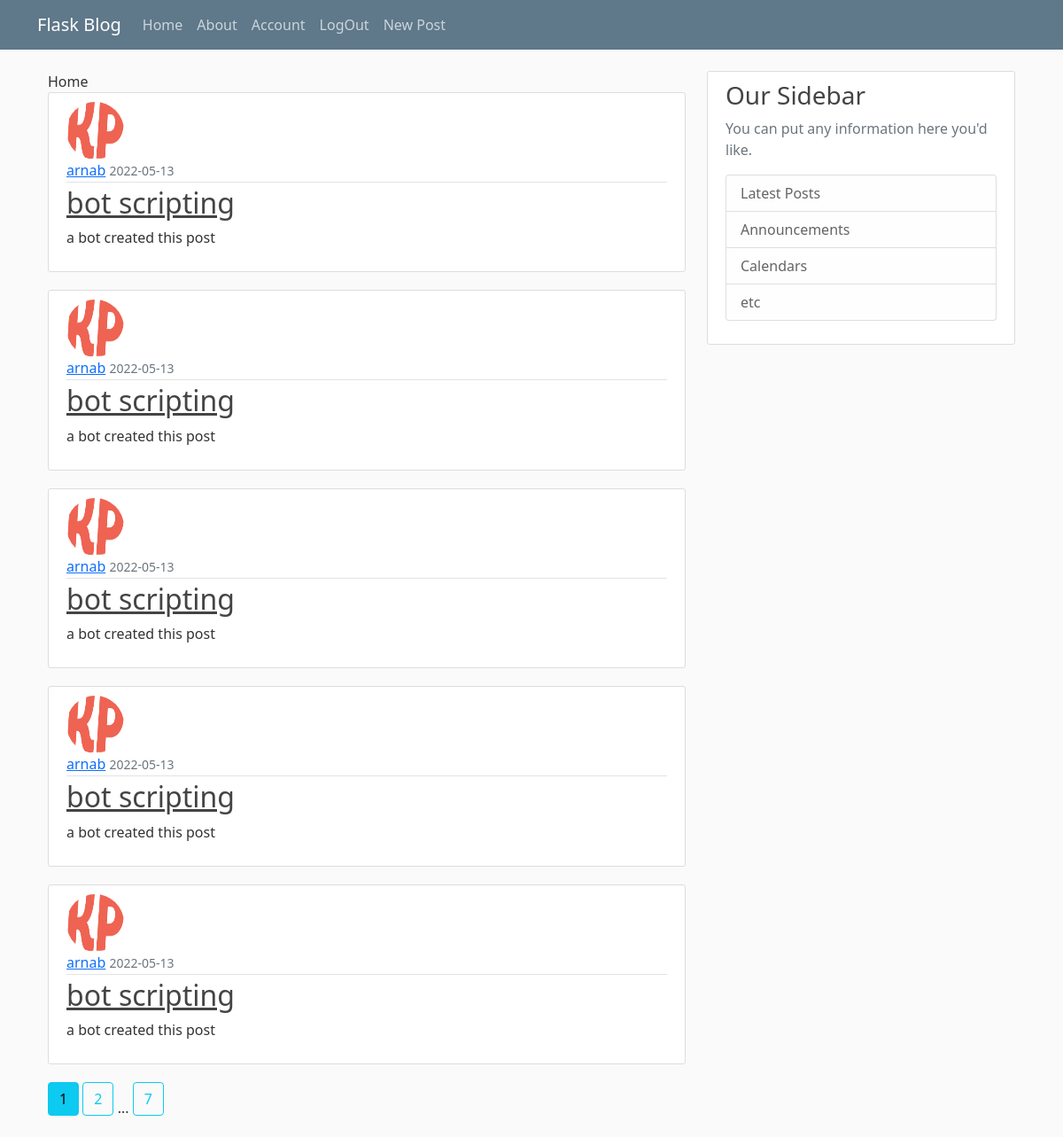
/ (signed in), run on an earlier commit of the app's database.
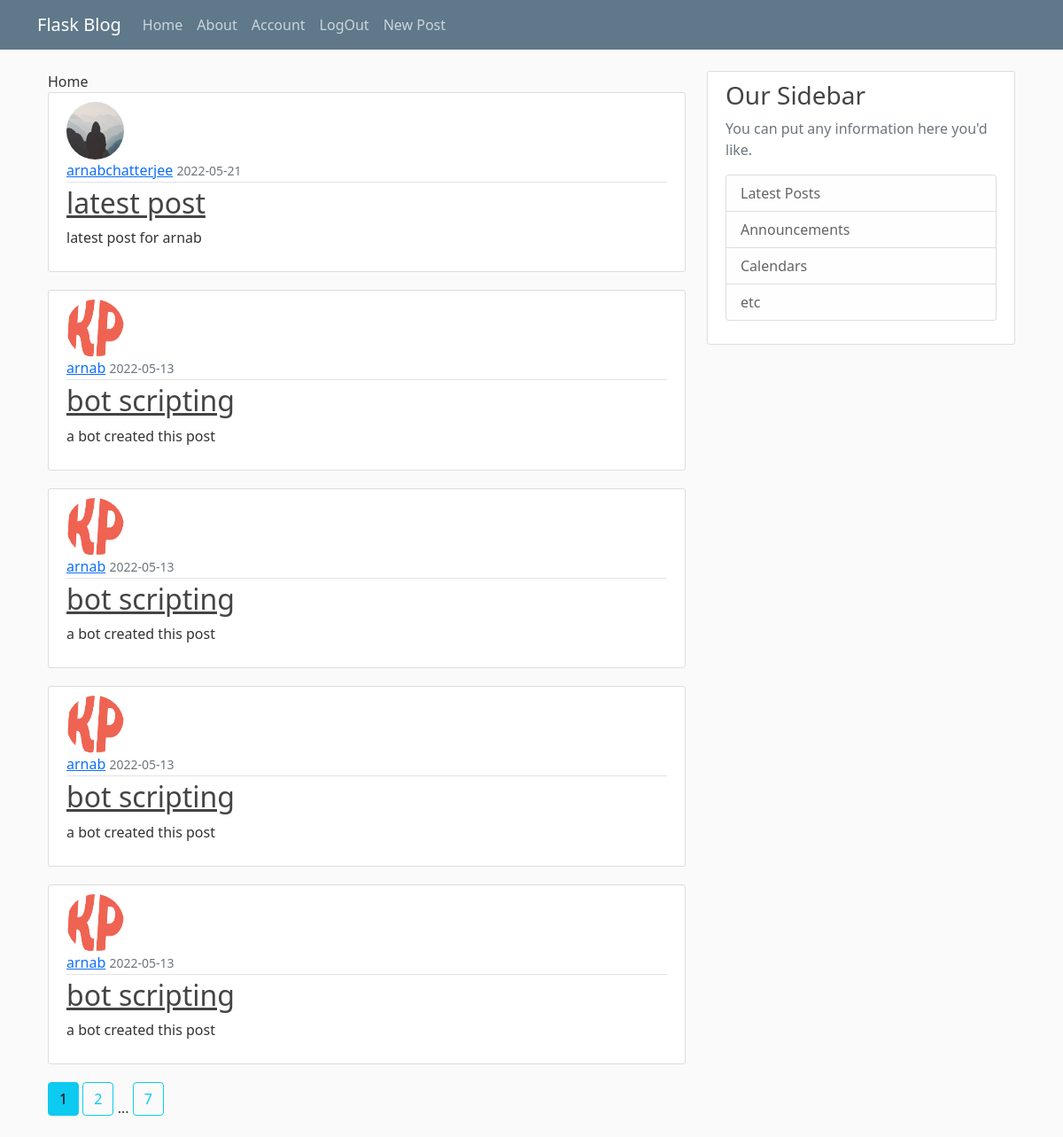
And on a later commit of the database.
### blog/models.py (models this page shows, shortened)
class Post(db.Model , UserMixin):
    id = db.Column(db.Integer , primary_key=True)
    title = db.Column(db.String(120),nullable=False)
    date_posted = db.Column(db.DateTime,nullable=False,default=datetime.utcnow)
    content = db.Column(db.Text,nullable=False)
    user_id = db.Column(db.Integer,db.ForeignKey("user.id"),nullable=False)

class User(db.Model , UserMixin):
    id = db.Column(db.Integer , primary_key=True)
    username = db.Column(db.String(20),unique=True,nullable=False)
    email = db.Column(db.String(20),unique=True,nullable=False)
    image_file = db.Column(db.String(20),nullable=False , default="default.jpg") # not unique as all of them will have default image
    password = db.Column(db.String(60),nullable=False)
    posts = db.relationship("Post",backref="author",lazy=True)

### blog/routes.py (the view)
@app.route("/")
@login_required
def home():
    page = request.args.get("page",default=1 , type=int)
    number_of_posts_per_page = 5
    posts = Post.query.order_by(Post.date_posted.desc()).paginate(page=page,per_page=number_of_posts_per_page)
    return render_template("home.html",post = posts)

### blog/models.py (called while the page is built)
@login_manager.user_loader
def load_user(user_id):
    return User.query.get(int(user_id)) #getting user by id

### blog/templates/home.html
{% extends 'layout.html' %}
{% block body %}
Home
{% for post in post.items %}
<article class="media content-section">
  <img class="rounded-circle article-img" src="{{ url_for('static', filename= post.author.image_file ) }}" alt="">
    <div class="media-body">
      <div class="article-metadata">
        <a class="mr-2" href="#">{{ post.author.username }}</a>
        <small class="text-muted">
          {{ post.date_posted.strftime("%Y-%m-%d") }}
        </small>
      </div>
      <h2><a class="article-title" href="{{ url_for('post',post_id=post.id) }}">{{ post.title }}</a></h2>
      <p class="article-content">{{ post.content }}</p>
    </div>
  </article>
  {% endfor %}
  {% for page_number in post.iter_pages(left_edge=1,right_edge=1,left_current=1,right_current=2) %}
    {% if page_number %}
      {% if post.page == page_number  %}
        <a class="btn btn-info mb-4" href="{{ url_for('home', page=page_number) }}">{{ page_number }}</a>
      {% else %}
        <a class="btn btn-outline-info mb-4" href="{{ url_for('home', page=page_number) }}">{{ page_number }}</a>
      {% endif %}
      {% else %}
        ...
    {% endif %}
  {% endfor %}
{% endblock body %}

### blog/templates/layout.html (shortened to what this page needs)
<!DOCTYPE html>
<html lang="en">
<head>
    <link href="https://cdn.jsdelivr.net/npm/bootstrap@5.0.2/dist/css/bootstrap.min.css" rel="stylesheet"
>
    <link rel="stylesheet" href="{{ url_for('static', filename='main.css') }}">
</head>
<body>
    <header class="site-header">
        <nav class="navbar navbar-expand-md navbar-dark bg-steel fixed-top">
            <div class="container">
                <a class="navbar-brand mr-4" href="/">Flask Blog</a>
                <div class="collapse navbar-collapse" id="navbarToggle">
                    <div class="navbar-nav mr-auto">
                        <a class="nav-item nav-link" href="{{ url_for('home') }}">Home</a>
                        <a class="nav-item nav-link" href="{{ url_for('about') }}">About</a>
                    </div>
                    <div class="navbar-nav">
                        {% if current_user.is_authenticated %}
                        <a class="nav-item nav-link" href="{{ url_for('account') }}">Account</a>
                        <a class="nav-item nav-link" href="{{ url_for('logout') }}">LogOut</a>
                        <a class="nav-item nav-link" href="{{ url_for('new_post') }}">New Post</a>
                        {% else %}
                        <a class="nav-item nav-link" href="{{ url_for('login') }}">Login</a>
                        <a class="nav-item nav-link" href="{{ url_for('register') }}">Register</a>
                        {% endif %}
                    </div>
                </div>
            </div>
        </nav>
    </header>
    <div class="container">
        <main role="main" class="container">
            <div class="row">
                <div class="col-md-8">
                    {% block body %}
                    {% endblock body %}
                </div>
                <div class="col-md-4">
                    <div class="content-section">
                        <h3>Our Sidebar</h3>
                        <p class='text-muted'>You can put any information here you'd like.
                        <ul class="list-group">
                            <li class="list-group-item list-group-item-light">Latest Posts</li>
                            <li class="list-group-item list-group-item-light">Announcements</li>
                            <li class="list-group-item list-group-item-light">Calendars</li>
                            <li class="list-group-item list-group-item-light">etc</li>
                        </ul>
                        </p>
                    </div>
                </div>
            </div>
        </main>
    </div>
</body>
</html>

### blog/static/main.css (style rules this page uses)
body { background: #fafafa; color: #333333; margin-top: 5rem; }
h1, h2, h3, h4, h5, h6 { color: #444444; }
.bg-steel { background-color: #5f788a; }
.site-header .navbar-nav .nav-link { color: #cbd5db; }
.content-section { background: #ffffff; padding: 10px 20px; border: 1px solid #dddddd; border-radius: 3px; margin-bottom: 20px; }
.article-title { color: #444444; }
.article-content { white-space: pre-line; }
.article-img { height: 65px; width: 65px; margin-right: 16px; }
.article-metadata { padding-bottom: 1px; margin-bottom: 4px; border-bottom: 1px solid #e3e3e3 }

What changed in the data, as far as the page shows it:
no longer on this page (row unchanged): Post: image_file (picture), author.username "arnab", date_posted "2022-05-13", title "bot scripting", content "a bot created this post"
added Post: image_file (placeholder picture), author.username "arnabchatterjee", date_posted "2022-05-21", title "latest post", content "latest post for arnab"
